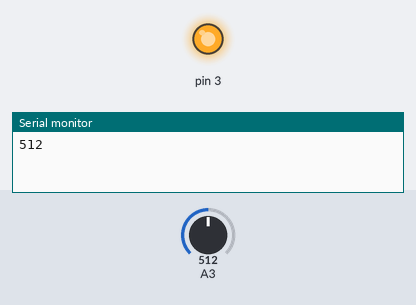
A sketch run on a simulated Arduino Uno, built with avr-gcc and run on an emulated ATmega328P. Parts: output pins drawn as LEDs (lit = HIGH), the last lines printed to the serial monitor. The inputs (shaded band) are chosen by the test bench; at power-on: A3 = 512.

Above: at 0.9 s.
At 27.77 s:
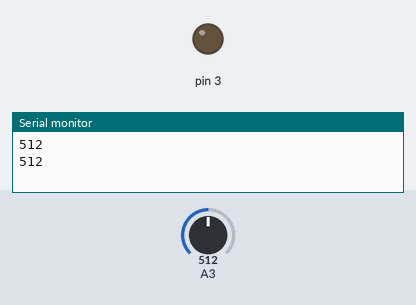
Timing chart, 0 to 28.3 s (numbered marks = the images above):
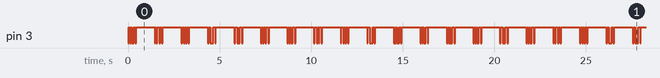

Measured:
- by itself, pin 3: moves between LOW and HIGH, repeating every 21.8 s
- by itself, everything shown: repeats every 21.8 s, in 112 steps

The sketch:

finalfinal.ino
```cpp
#include "tele.h"

//declaración de variables
int mensaje,i;
uint8_t gbits[5];
uint8_t cod[5];

//Declaración de pines y velocidad en baudios
void setup() {
pinMode(3,OUTPUT);
Serial.begin(9600);
digitalWrite(3,1);

}

void loop() {

  mensaje=analogRead(3); //lee el mensaje de 10 bits del pin 3 analogico
  Serial.println(mensaje);  //imprime el valor del mensaje leido
  transmision(mensaje,gbits); //Separa el mensaje en grupos de dos bits

  // ciclo para guardar los grupos de bits codificados en un arreglo
  for(i=0;i<5;i++)
      {
      cod[i]=codificacion(gbits[i]);
      //Serial.println(cod[i]);
      }


  datosruidoinicio(); // transmite los bits de ruido y de inicio

  // manda bits de inicio y final de transmmisión, asi como los paquetes de bits
  digitalWrite(3,0);
  delay(50);
  envio(cod[0]);
  digitalWrite(3,0);
  delay(50);
  digitalWrite(3,1);
  delay(100);
  digitalWrite(3,0);
  delay(50);
  digitalWrite(3,1);
  delay(1000);

   digitalWrite(3,0);
  delay(50);
  envio(cod[1]);
  digitalWrite(3,0);
  delay(50);
  digitalWrite(3,1);
  delay(100);
  digitalWrite(3,0);
  delay(50);
  digitalWrite(3,1);
  delay(1000);

   digitalWrite(3,0);
  delay(50);
  envio(cod[2]);
  digitalWrite(3,0);
  delay(50);
  digitalWrite(3,1);
  delay(100);
  digitalWrite(3,0);
  delay(50);
  digitalWrite(3,1);
  delay(1000);

   digitalWrite(3,0);
  delay(50);
  envio(cod[3]);
  digitalWrite(3,0);
  delay(50);
  digitalWrite(3,1);
  delay(100);
  digitalWrite(3,0);
  delay(50);
  digitalWrite(3,1);
  delay(1000);

   digitalWrite(3,0);
  delay(50);
  envio(cod[4]);
  digitalWrite(3,0);
  delay(50);
  digitalWrite(3,1);
  delay(100);
  digitalWrite(3,0);
  delay(50);
  digitalWrite(3,1);
  delay(1000);


}
```

tele.cpp
```cpp
#include "tele.h"

void transmision(int mensaje, uint8_t* gbits) //funcion que separa el mensaje en grupos de dos bits
{
  gbits[0]=(3)&(mensaje);
  gbits[1]=(((3<<2)&(mensaje))>>2)&(3);
  gbits[2]=(((3<<4)&(mensaje))>>4)&(3);
  gbits[3]=(((3<<6)&(mensaje))>>6)&(3);
  gbits[4]=(((3<<8)&(mensaje))>>8)&(3);
}


uint8_t codificacion (uint8_t gbit) //funcion que codifica los grupos de bits del mensaje
{
	uint8_t mcod[4]={10,11,12,13};
	return mcod[gbit];
}

void envio(uint8_t codi) // funcion que permite enviar bit a bit los datos
{
	 int i;
	 uint8_t lec;
	 for(i=3;i>=0;i--){
		 lec=bitRead(codi,i);
		 digitalWrite(3,lec);
		 delay(50);
		 }
}

void datosruidoinicio (void) //funcion que envia bits de ruido e inicio
{

  digitalWrite(3,0);
  delay(50);
  envio(10);
  digitalWrite(3,0);
  delay(50);
  digitalWrite(3,1);
  delay(100);
  digitalWrite(3,0);
  delay(50);
  digitalWrite(3,1);
  delay(1000);


  digitalWrite(3,0);
  delay(50);
  envio(11);
  digitalWrite(3,0);
  delay(50);
  digitalWrite(3,1);
  delay(100);
  digitalWrite(3,0);
  delay(50);
  digitalWrite(3,1);
  delay(1000);


  digitalWrite(3,0);
  delay(50);
  envio(13);
  digitalWrite(3,0);
  delay(50);
  digitalWrite(3,1);
  delay(100);
  digitalWrite(3,0);
  delay(50);
  digitalWrite(3,1);
  delay(1000);


  digitalWrite(3,0);
  delay(50);
  envio(12);
  digitalWrite(3,0);
  delay(50);
  digitalWrite(3,1);
  delay(100);
  digitalWrite(3,0);
  delay(50);
  digitalWrite(3,1);
  delay(1000);


  digitalWrite(3,0);
  delay(50);
  envio(12);
  digitalWrite(3,0);
  delay(50);
  digitalWrite(3,1);
  delay(100);
  digitalWrite(3,0);
  delay(50);
  digitalWrite(3,1);
  delay(1000);


  digitalWrite(3,0);
  delay(50);
  envio(11);
  digitalWrite(3,0);
  delay(50);
  digitalWrite(3,1);
  delay(100);
  digitalWrite(3,0);
  delay(50);
  digitalWrite(3,1);
  delay(1000);


  digitalWrite(3,0);
  delay(50);
  envio(10);
  digitalWrite(3,0);
  delay(50);
  digitalWrite(3,1);
  delay(100);
  digitalWrite(3,0);
  delay(50);
  digitalWrite(3,1);
  delay(1000);


  digitalWrite(3,0);
  delay(50);
  envio(13);
  digitalWrite(3,0);
  delay(50);
  digitalWrite(3,1);
  delay(100);
  digitalWrite(3,0);
  delay(50);
  digitalWrite(3,1);
  delay(1000);


  digitalWrite(3,0);
  delay(50);
  envio(13);
  digitalWrite(3,0);
  delay(50);
  digitalWrite(3,1);
  delay(100);
  digitalWrite(3,0);
  delay(50);
  digitalWrite(3,1);
  delay(1000);


  digitalWrite(3,0);
  delay(50);
  envio(12);
  digitalWrite(3,0);
  delay(50);
  digitalWrite(3,1);
  delay(100);
  digitalWrite(3,0);
  delay(50);
  digitalWrite(3,1);
  delay(1000);
}
```

tele.h
```cpp
#include "arduino.h"
#include <stdint.h>

void transmision(int mensaje, uint8_t* gbits);
uint8_t codificacion(uint8_t gbit);
void envio(uint8_t codi);
void datosruidoinicio (void);
```

telerx.cpp
```cpp
#include "telerx.h"

int unir(uint8_t* datas) //funcion que une los valores decodificados, para reconstruir el valor enviado originalmente
{
    int val=0;
    val=(datas[0])|(datas[1]<<2)|(datas[2]<<4)|(datas[3]<<6)|(datas[4]<<8);
    return val;
}

uint8_t decodificacion (uint8_t mncod) //funcion que decodifica los datos y los guarda en un arreglo
{
	uint8_t decod[14]={0,0,0,0,0,0,0,0,0,0,0,1,2,3};
	return decod[mncod];
}


uint8_t asigbits () //funcion que dependiendo del tiempo de duracion que retorna pulseIn, define el valor de cada bit leido
{
  uint8_t mencod=0;
  unsigned long d=pulseIn(3,HIGH);
  unsigned long d2=pulseIn(3,HIGH);

  if((d<=101000)&&(d>=99000)){
    bitWrite(mencod,3,1);
    bitWrite(mencod,2,1);
    bitWrite(mencod,1,0);
        if((d2<=101000)&&(d2>=99000)){
         bitWrite(mencod,0,0);
        }
        if((d2<=51000)&&(d2>=49000)){
         bitWrite(mencod,0,1);
        }
  }

  if((d<=51000)&&(d>=49000)){
    bitWrite(mencod,3,1);
    bitWrite(mencod,2,0);
    bitWrite(mencod,1,1);
        if((d2<=101000)&&(d2>=99000)){
         bitWrite(mencod,0,1);
        }
        if((d2<=51000)&&(d2>=49000)){
         bitWrite(mencod,0,0);
        }
    }
    return mencod;
}
```

telerx.h
```cpp
#include "arduino.h"
#include <stdint.h>


uint8_t decodificacion(uint8_t mncod);
int unir(uint8_t* datas);
uint8_t asigbits ();
```
